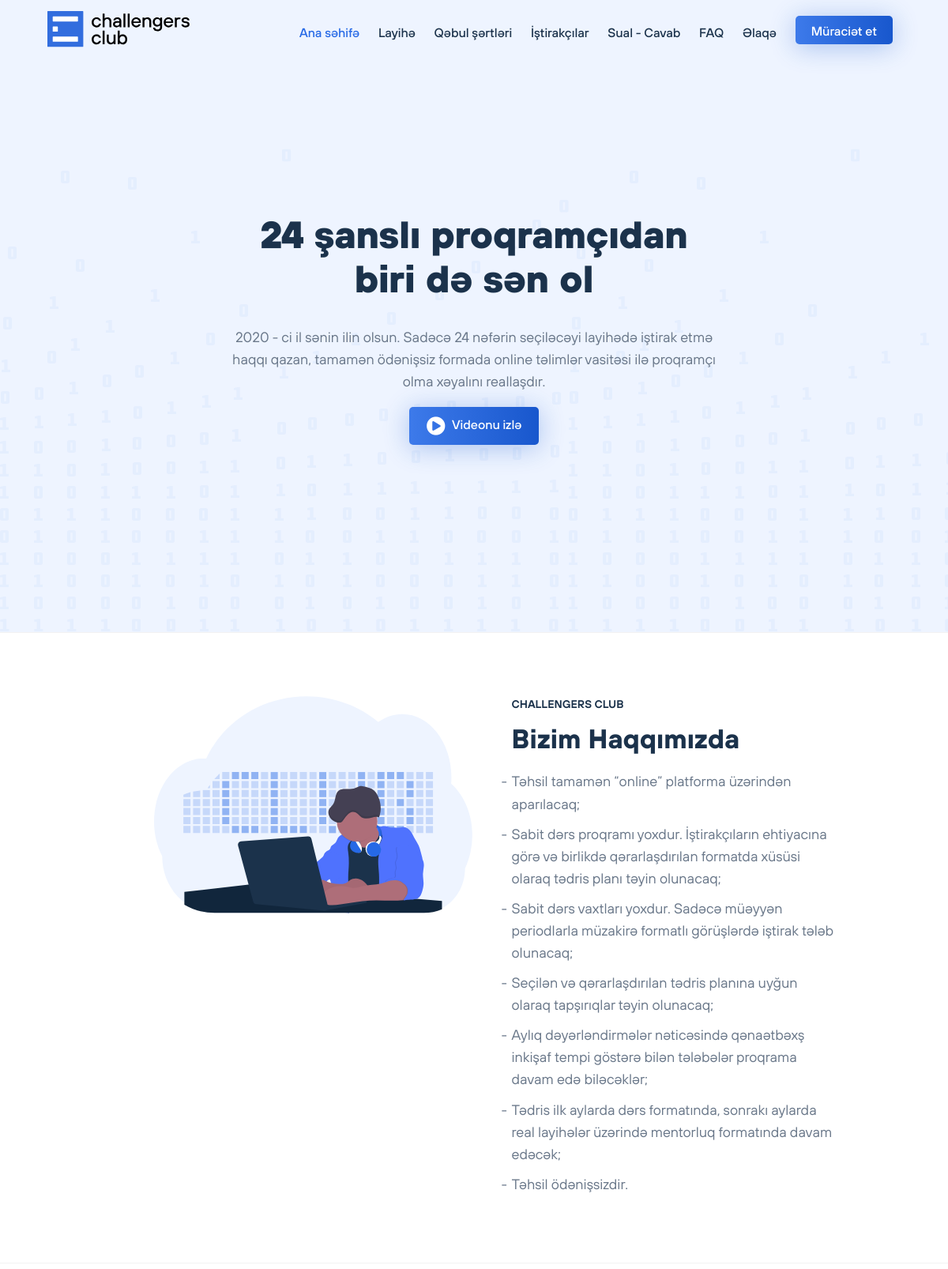
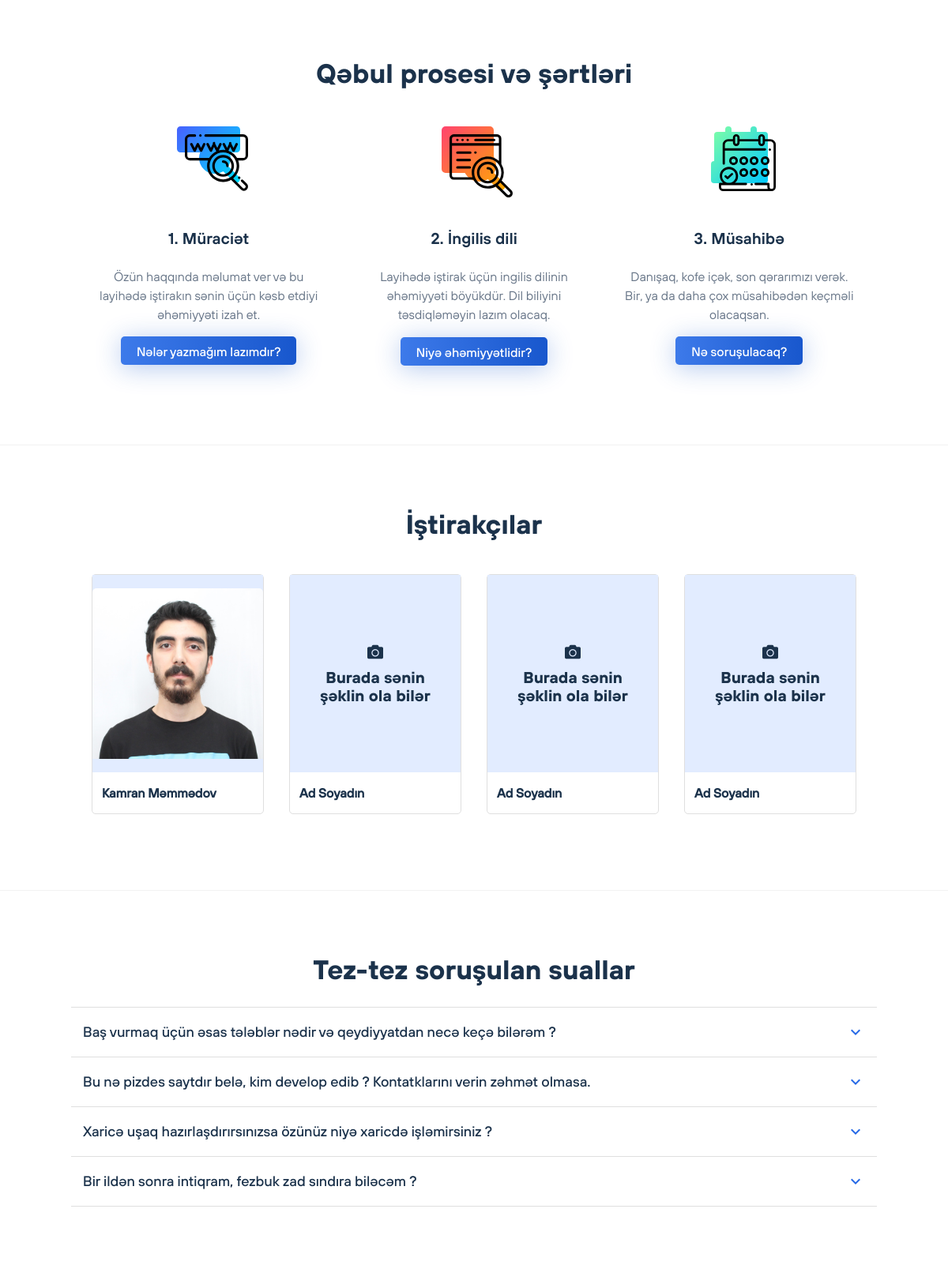
The page / (upper part) on the database its author committed (2 pictures, top to bottom).
### ccapp/models.py (models this page shows, shortened)
class Applicant(models.Model):
    name = models.CharField(max_length=20)
    surname = models.CharField(max_length=30)
    birth_date = models.DateField(blank=False)
    phone = models.CharField(max_length=15)
    email = models.EmailField(max_length=40)
    motivation_letter = models.TextField(max_length=200)
    status = models.ForeignKey(ApplicantStatus, on_delete=models.CASCADE, default=3)
    photo = models.FileField(upload_to='static/applicant_photos', blank=True)

class Question(models.Model):
    question_text = models.TextField(max_length=200)
    answer = models.TextField(max_length=200)

### ccapp/views.py (the view, shortened to what this page needs)
# urls.py: path('', views.index, name='index'),
def index(request):
    context = {
        'questions': Question.objects.all(),
        'applicants':  Applicant.objects.filter(status=1),
        'empty_cards': range(4 - Applicant.objects.filter(status=1).count())
    }
    return render(request, 'index.html', context)

### templates/index.html (shortened to what this page needs)
{% load static %}
<!DOCTYPE html>
<html lang="az">
<head>
    <link rel="stylesheet" href="https://use.fontawesome.com/releases/v5.5.0/css/all.css"
>
    <link rel="stylesheet" href="{% static 'css/normalize.css' %}">
    <link rel="stylesheet" href="{% static 'css/style.css' %}">
</head>
<body>
    <header id="header-section" data-anchor="header">
        <nav class="pc-nav">
            <div class="container">
                <div class="left-nav">
                    <img src="{% static 'img/logo.svg' %}" alt="Image not found :/">
                </div>
                <div class="right-nav">
                    <ul>
                        <li><a data-scroll="header" href="#header-section" class="active-nav">Ana səhifə</a></li>
                        <li><a data-scroll="about" href="#about-section">Layihə</a></li>
                        <li><a data-scroll="terms" href="#terms-section">Qəbul şərtləri</a></li>
                        <li><a data-scroll="attendants" href="#attendants-section">İştirakçılar</a></li>
                        <li><a data-scroll="most-asked" href="#most-asked-section">Sual - Cavab</a></li>
                        <li><a data-scroll="most-asked" href="#most-asked-section">FAQ</a></li>
                        <li><a data-scroll="contact" href="#contact-section">Əlaqə</a></li>
                        <li><button class="apply-button" id="popup-opener">Müraciət et</button></li>
                    </ul>
                </div>
            </div>
        </nav>
        <div class="greeting-div">
            <div class="left-side-greeting">
                <h1>24 şanslı proqramçıdan biri də sən ol</h1>
                <p>2020 - ci il sənin ilin olsun. Sadəcə 24 nəfərin seçiləcəyi layihədə iştirak etmə haqqı qazan, tamamən ödənişsiz formada online təlimlər vasitəsi ilə proqramçı olma xəyalını reallaşdır.</p>
                <button id="watch-video">
                    <i class="fas fa-play-circle"></i>
                    Videonu izlə</button>
            </div>
        </div>
    </header>
    <div class="divider"></div>
    <main>
        <section id="about-section" data-anchor="about">
            <div class="left-side-about">
                <img src="{% static 'img/undraw-developer-activity.svg' %}" alt="Image not found :/">
            </div>
            <div class="right-side-about">
                <span>CHALLENGERS CLUB</span>
                <h2>Bizim Haqqımızda</h2>
                <ul>
                    <li>Təhsil tamamən “online” platforma üzərindən aparılacaq;</li>
                    <li>Sabit dərs proqramı yoxdur. İştirakçıların ehtiyacına görə və birlikdə qərarlaşdırılan formatda xüsüsi olaraq tədris planı təyin olunacaq;</li>
                    <li>Sabit dərs vaxtları yoxdur. Sadəcə müəyyən periodlarla müzakirə formatlı görüşlərdə iştirak tələb olunacaq;</li>
                    <li>Seçilən və qərarlaşdırılan tədris planına uyğun olaraq tapşırıqlar təyin olunacaq;</li>
                    <li>Aylıq dəyərləndirmələr nəticəsində qənaətbəxş inkişaf tempi göstərə bilən tələbələr proqrama davam edə biləcəklər;</li>
                    <li>Tədris ilk aylarda dərs formatında, sonrakı aylarda real layihələr üzərində mentorluq formatında davam edəcək;</li>
                    <li>Təhsil ödənişsizdir.</li>
                </ul>
            </div>
        </section>
        <div class="divider"></div>
        <section id="terms-section" data-anchor="terms">
            <h2>Qəbul prosesi və şərtləri</h2>
            <div class="terms">
                <div class="term">
                    <div class="term-icon-container">
                        <img src="{% static 'img/www.svg' %}" alt="Image not found :/">
                    </div>
                    <h3>1. Müraciət</h3>
                    <p>Özün haqqında məlumat ver və bu layihədə iştirakın sənin üçün kəsb etdiyi əhəmiyyəti izah et.</p>
                    <button class="apply-button register-term-button">Nələr yazmağım lazımdır?</button>
                </div>
                <div class="term">
                    <div class="term-icon-container">
                        <img src="{% static 'img/website.svg' %}" alt="Image not found :/">
                    </div>
                    <h3>2. İngilis dili</h3>
                    <p>Layihədə iştirak üçün ingilis dilinin əhəmiyyəti böyükdür. Dil biliyini təsdiqləməyin lazım olacaq.</p>
                    <button class="apply-button apply-term-button">Niyə əhəmiyyətlidir?</button>
                </div>
                <div class="term">
                    <div class="term-icon-container">
                        <img src="{% static 'img/appointment.svg' %}" alt="Image not found :/">
                    </div>
                    <h3>3. Müsahibə</h3>
                    <p>Danışaq, kofe içək, son qərarımızı verək. Bir, ya da daha çox müsahibədən keçməli olacaqsan.
                    </p>
                    <button class="apply-button result-term-button">Nə soruşulacaq?</button>
                </div>
            </div>
        </section>
        <div class="divider"></div>
        <section id="attendants-section" data-anchor="attendants">
            <h2>İştirakçılar</h2>
            <div class="attendants-container">
                {% for applicant in applicants %}
                <div class="card">
                    <div class="img-container">
                        <img src="{{ applicant.photo }}" alt="Image not found :/">
                    </div>
                    <div class="card-body">
                        <h3 class="attendant-name">{{ applicant.name }} {{ applicant.surname }}</h3>
                    </div>
                </div>
                {% endfor %}
                {% for empty_card in empty_cards %}
                <div class="card">
                    <div class="img-container">
                        <div class="replace-img">
                            <i class="fas fa-camera"></i>
                            <p>Burada sənin şəklin ola bilər</p>
                        </div>
                    </div>
                    <div class="card-body">
                        <h3 class="attendant-name">Ad Soyadın</h3>
                    </div>
                </div>
                {% endfor %}
            </div>
        </section>
        <div class="divider"></div>
        <section id="most-asked-section" data-anchor="most-asked">
            <h2>Tez-tez soruşulan suallar</h2>
            <div class="accordion-container">
                {% for question in questions %}
                <button class="accordion">{{ question.question_text }}</button>
                <div class="sub-menu">
                </div>
                {% endfor %}
            </div>
        </section>
    </main>
</body>
</html>

### rows shown on the page
Applicant: photo (picture), name "Kamran", surname "Məmmədov"
Question: question_text "Baş vurmaq üçün əsas tələblər nədir və qeydiyyatdan necə keçə bilərəm ?"
Question: question_text "Bu nə pizdes saytdır belə, kim develop edib ? Kontatklarını verin zəhmət olmasa."
Question: question_text "Xaricə uşaq hazırlaşdırırsınızsa özünüz niyə xaricdə işləmirsiniz ?"
Question: question_text "Bir ildən sonra intiqram, fezbuk zad sındıra biləcəm ?"
